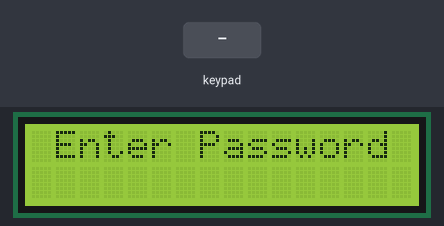
A sketch run on a simulated Arduino Uno, built with avr-gcc and run on an emulated ATmega328P. Parts: 16×2 character LCD. The test bench sets the inputs (shaded band).

Above: at 1.2 s.
1.3 s: keypad keys 1 2 3 4 5 6 pressed 0.4 s apart
At 4.6 s:
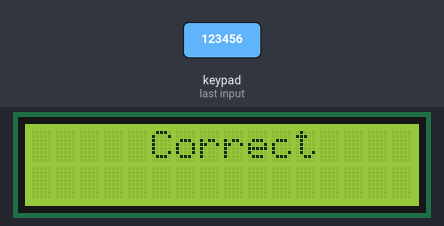
5.2 s: keypad keys 1 3 9 7 2 2 pressed 0.4 s apart
At 7.8 s:
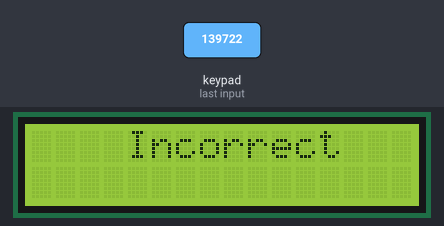
10.6 s: key '1' pressed
At 10.9 s:
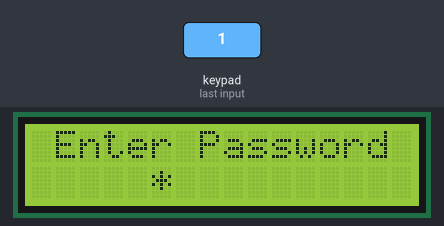
12.1 s: key '2' pressed
At 13.4 s:
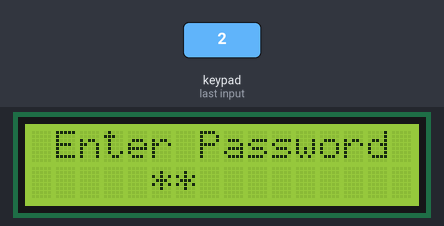
Timing chart, 0 to 14.6 s (numbered marks = the images above; inputs shaded):
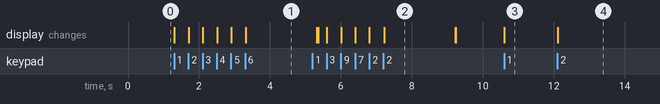

The sketch:

KeypadPassword.ino
```cpp
/*
 || @file Keypad Password
 || @version 1.0
 || @author Andrew Mascolo
 || @Editor Hoang Thien Tran
 || @date May 7, 2013
 ||
 || @description
 || Simple use of keypad, password and LCD
*/
#include <Keypad.h>
#include <Wire.h>
#include <LiquidCrystal_I2C.h>

#define Password_Lenght 7 // Give enough room for six chars + NULL char

LiquidCrystal_I2C lcd(0x27,16,2);
char Master[Password_Lenght] = "123456";
char Data[Password_Lenght]; // 6 is the number of chars it can hold + the null char = 7
byte data_count=0, master_count=0, incorrect_count=0;
bool Pass_is_good;
char customKey;

const byte ROWS = 4;
const byte COLS = 4;
char keys[ROWS][COLS] = {
  {'1','2','3','A'},
  {'4','5','6','B'},
  {'7','8','9','C'},
  {'*','0','#','D'}
};
byte rowPins[ROWS] = {
  9,8,7,6}; //connect to the row pinouts of the keypad
byte colPins[COLS] = {
  5,4,3,2}; //connect to the column pinouts of the keypad
//Keypad (Left -> Right): 9 8 7 6 5 4 3 2

Keypad customKeypad( makeKeymap(keys), rowPins, colPins, ROWS, COLS); //initialize an instance of class NewKeypad

void setup()
{
  lcd.init();// initialize the lcd
  lcd.backlight();
}

void loop()
{
  lcd.setCursor(1,0);
  lcd.print("Enter Password");

  customKey = customKeypad.getKey();
  if (customKey) // makes sure a key is actually pressed, equal to (customKey != NO_KEY)
  {
    Data[data_count] = customKey; // store char into data array
    lcd.setCursor(data_count+5, 1); // move cursor to show each new char
    lcd.print("*"); // print char at said cursor
    data_count++; // increment data array by 1 to store new char, also keep track of the number of chars entered
  }

  if(data_count == Password_Lenght-1) // if the array index is equal to the number of expected chars, compare data to master
  {
    lcd.clear();
    if(!strcmp(Data, Master)) //  Password is incorrect
    {
      incorrect_count=0;
      lcd.setCursor(5, 0);
      lcd.print("Correct");
    }
    else
    {
      lcd.setCursor(4, 0);
      lcd.print("Incorrect");
      incorrect_count++;
    }
    delay(2000);// added 1 second delay to make sure the password is completely shown on screen before it gets cleared.
    lcd.clear();
    clearData();
  }
  if(incorrect_count==3)
  {
    incorrect_count=0;
    lcd.clear();
    lcd.setCursor(0,0);
    lcd.print("Please wait 10s");
    lcd.setCursor(2,1);
    lcd.print("to try again");
    delay(10000);
    lcd.clear();
  }
}

void clearData()
{
  while(data_count !=0)
  {   // This can be used for any array size,
    Data[data_count--] = 0; //clear array for new data
  }
  return;
}
```

Measured:
- after the input at 1.3 s, the display: first changes at once (image 1 shows a later state)
- after the input at 5.2 s, the display: first differs from a run without the input after 0.16 s (image 2 shows a later state)
- after the input at 10.6 s, the display: changes at once (image 3)
- after the input at 12.1 s, the display: changes at once (image 4)
- what the display in image 2 shows lasts 2.0 s, from 7.2 s to 9.2 s
